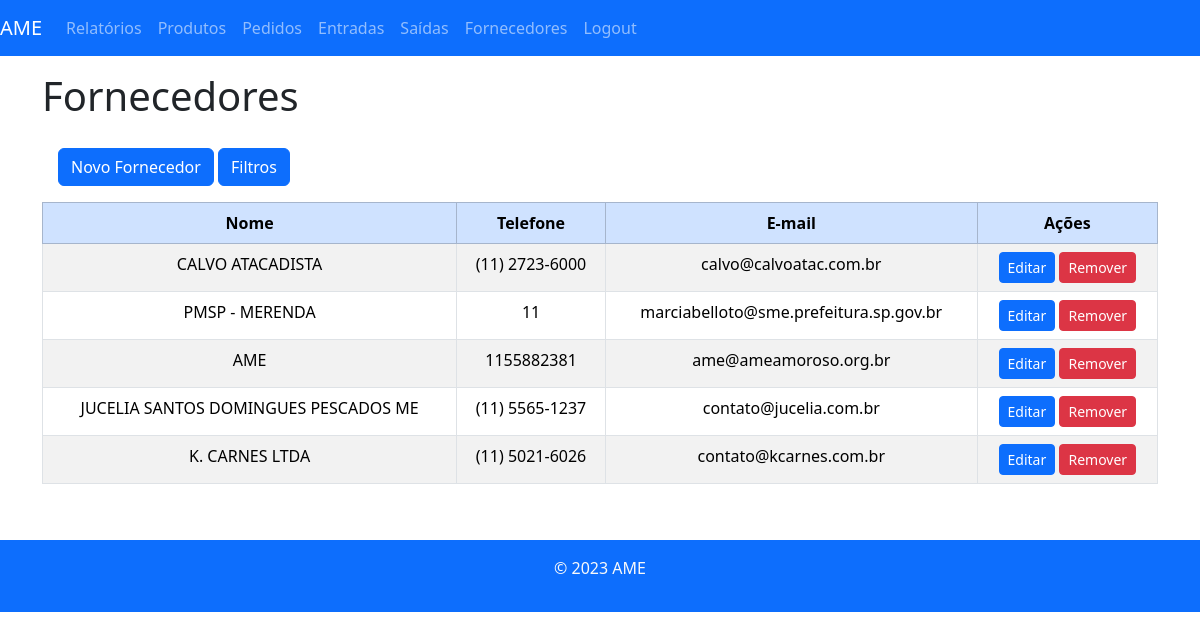
The app's page /fornecedores/ (signed in), older data.
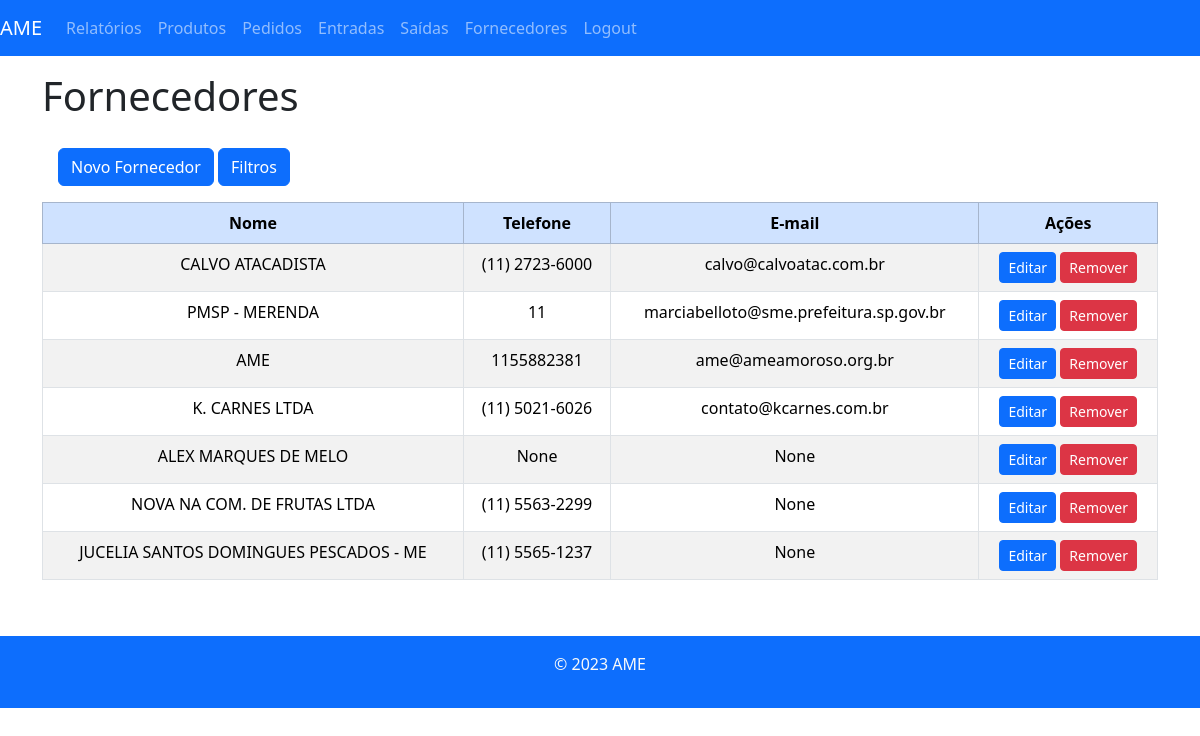
The same page, newer data.
### almoxarifado/models.py (models this page shows, shortened)
class Fornecedor(models.Model):
    nome = models.CharField(max_length=255)
    fone = models.CharField(max_length=20, blank=True, null=True)
    email = models.EmailField(blank=True, null=True)

### almoxarifado/views.py (the view)
# urls.py: path('fornecedores/', fornecedores_view, name='fornecedores'),
@login_required
def fornecedores_view(request):
    fornecedores = Fornecedor.objects.all()
    nome = request.GET.get('nome')
    fone = request.GET.get('fone')
    email = request.GET.get('email')
    if nome:
        fornecedores = fornecedores.filter(nome__icontains=nome)
    if fone:
        fornecedores = fornecedores.filter(fone__icontains=fone)
    if email:
        fornecedores = fornecedores.filter(email__icontains=email)
    if request.method == 'POST':
        form = FornecedorForm(request.POST)
        if form.is_valid():
            form.save()
            return redirect('fornecedores')
    else:
        form = FornecedorForm()
    return render(request, 'fornecedores.html', {'fornecedores': fornecedores, 'form': form})

### almoxarifado/templates/fornecedores.html (shortened to what this page needs)
{% extends 'base.html' %}
{% load django_bootstrap5 %}
{% block content %}
  <h1>Fornecedores</h1>
  <div class="container-fluid">
    <div class="row">
      <div class="col-3 text-white p-3">
        <button type="button" class="btn btn-primary mt-1" data-bs-toggle="modal" data-bs-target="#addProductModal">
          Novo Fornecedor
        </button>
        <button type="button" class="btn btn-primary mt-1" id="botaoFiltros" onClick="esconderFiltro()">
          Filtros
        </button>
      </div>
      <div class="col-9 text-dark p-3">
      </div>
    </div>
  </div>
  <div class="table-responsive">
    <table class="table table-hover table-striped table-bordered ">
      <thead class="table-primary">
        <tr>
            <th>Nome</th>
            <th>Telefone</th>
            <th>E-mail</th>
            <th>Ações</th>
          </tr>
        </thead>
        <tbody>
          {% for fornecedor in fornecedores %}
            <tr>
              <td>{{ fornecedor.nome }}</td>
              <td>{{ fornecedor.fone }}</td>
              <td>{{ fornecedor.email }}</td>
              <td class="remover_print">
                <a href="{% url 'editar_fornecedor' fornecedor_id=fornecedor.id %}" class="btn btn-primary btn-sm">Editar</a>
                <form method="post"
                    action="{% url 'remover_fornecedor' fornecedor_id=fornecedor.id %}"
                    class="d-inline">
                    <button type="submit" class="btn btn-danger btn-sm remover-produto-button"
                            data-fornecedor-id="{{ fornecedor.id }}">Remover</button>
                    </form>
              </td>
          </tr>
        {% endfor %}
      </tbody>
    </table>
  </div>
  <br>
{% endblock %}

### almoxarifado/templates/base.html (shortened to what this page needs)
{% load static %}
<!DOCTYPE html>
<html lang="pt-br">
  <head class="remover_print">
    {% load django_bootstrap5 %}
    {% bootstrap_css %}
    <link rel="stylesheet" href="{% static 'css/styles.css' %}">
    <link rel="stylesheet" href="{% static 'css/print.css' %}">
  </head>
  <body>
    <header class="remover_print">
      <nav class="navbar navbar-expand-lg navbar-dark bg-primary">
        <a class="navbar-brand" href="{% url 'dashboard' %}">AME</a>
        <div class="collapse navbar-collapse" id="navbarNav">
          <ul class="navbar-nav">
            <li class="nav-item">
              <a class="nav-link" href="{% url 'dashboard' %}">Relatórios</a>
            </li>
            <li class="nav-item">
              <a class="nav-link" href="{% url 'produtos' %}">Produtos</a>
            </li>
            <li class="nav-item">
              <a class="nav-link" href="{% url 'pedidos' %}">Pedidos</a>
            </li>
            <li class="nav-item">
              <a class="nav-link" href="{% url 'entradas' %}">Entradas</a>
            </li>
            <li class="nav-item">
              <a class="nav-link" href="{% url 'saidas' %}">Saídas</a>
            </li>
            <li class="nav-item">
              <a class="nav-link" href="{% url 'fornecedores' %}">Fornecedores</a>
            </li>
            {% if user.is_authenticated %}
            <li class="nav-item">
              <a class="nav-link" href="{% url 'logout' %}">Logout</a>
            </li>
            {% else %}
            <li class="nav-item">
              <a class="nav-link" href="{% url 'login' %}">Login</a>
            </li>
            {% endif %}
          </ul>
        </div>
      </nav>
    </header>
    <main class="container mt-3">
      {% block content %}{% endblock %}
    </main>
    <footer class="bg-primary text-light mt-3 py-3">
      <div class="container text-center">
        <p>&copy; 2023 AME</p>
      </div>
    </footer>

### almoxarifado/static/css/styles.css (style rules this page uses)
td, thead { text-align: center; }

Row changes from the older to the newer data that the page shows:
removed Fornecedor: nome "JUCELIA SANTOS DOMINGUES PESCADOS ME", fone "(11) 5565-1237", email "contato@jucelia.com.br"
added Fornecedor: nome "ALEX MARQUES DE MELO", fone "None", email "None"
added Fornecedor: nome "NOVA NA COM. DE FRUTAS LTDA", fone "(11) 5563-2299", email "None"
added Fornecedor: nome "JUCELIA SANTOS DOMINGUES PESCADOS - ME", fone "(11) 5565-1237", email "None"
